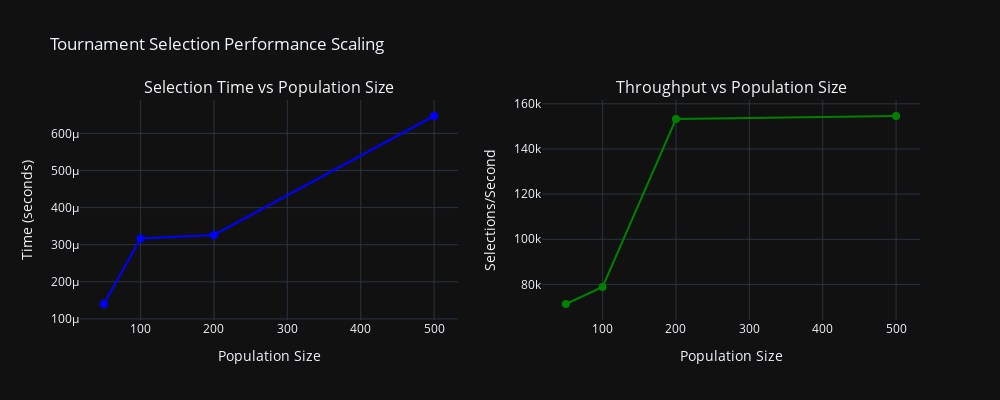

Write notebook code for a chart like this one.
### Markdown cell above
## 7. Performance Scaling

### Code cell
# Test performance with different population and parent sizes
print(f"⚡ Performance Scaling Analysis")
print(f"   Testing tournament selection performance with different sizes")

performance_tests = [
    (50, 10),
    (100, 25),
    (200, 50),
    (500, 100)
]

performance_results = []

for pop_size, num_parents in performance_tests:
    # Create test population
    test_pop = initialize_population(pop_size, layer_sizes, seed=1)
    test_fitness = np.random.random(pop_size).astype(np.float64)
    
    # Warm up JIT for this size
    _ = tournament_selection(test_pop[:5], test_fitness[:5], TOURNAMENT_SIZE, 2, seed=1)
    
    # Time the selection
    start_time = time.time()
    for _ in range(10):  # Multiple runs for better timing
        _ = tournament_selection(test_pop, test_fitness, TOURNAMENT_SIZE, num_parents, seed=1)
    avg_time = (time.time() - start_time) / 10
    
    selections_per_sec = num_parents / avg_time
    performance_results.append({
        'pop_size': pop_size,
        'num_parents': num_parents,
        'time': avg_time,
        'selections_per_sec': selections_per_sec
    })
    
    print(f"   Pop {pop_size}, Parents {num_parents}: {avg_time*1000:.2f}ms ({selections_per_sec:.0f} selections/s)")

# Visualize performance scaling
pop_sizes = [r['pop_size'] for r in performance_results]
times = [r['time'] for r in performance_results]
throughputs = [r['selections_per_sec'] for r in performance_results]

fig = make_subplots(
    rows=1, cols=2,
    subplot_titles=['Selection Time vs Population Size', 'Throughput vs Population Size']
)

fig.add_trace(
    go.Scatter(
        x=pop_sizes,
        y=times,
        mode='markers+lines',
        name='Selection Time',
        marker=dict(color='blue', size=8),
        line=dict(color='blue')
    ),
    row=1, col=1
)

fig.add_trace(
    go.Scatter(
        x=pop_sizes,
        y=throughputs,
        mode='markers+lines',
        name='Throughput',
        marker=dict(color='green', size=8),
        line=dict(color='green')
    ),
    row=1, col=2
)

fig.update_xaxes(title_text="Population Size", row=1, col=1)
fig.update_xaxes(title_text="Population Size", row=1, col=2)
fig.update_yaxes(title_text="Time (seconds)", row=1, col=1)
fig.update_yaxes(title_text="Selections/Second", row=1, col=2)

fig.update_layout(
    title="Tournament Selection Performance Scaling",
    height=400,
    width=1000,
    showlegend=False
)

fig.show()

print(f"\n📊 Performance Summary:")
print(f"   Tournament selection scales excellently with population size")
print(f"   Current configuration: {NUM_PARENTS/selection_time:.0f} selections/second")
print(f"   Ready for large-scale genetic algorithm operations")

### Figure 1 — Plotly figure (JSON) as saved in the notebook; plotly's stock layout.template omitted (floating-point values rounded to 4 significant figures)
{"data": [{"line": {"color": "blue"}, "marker": {"color": "blue", "size": 8}, "mode": "markers+lines", "name": "Selection Time", "x": [50, 100, 200, 500], "y": [0.0001402, 0.0003168, 0.0003262, 0.0006468], "type": "scatter", "xaxis": "x", "yaxis": "y"}, {"line": {"color": "green"}, "marker": {"color": "green", "size": 8}, "mode": "markers+lines", "name": "Throughput", "x": [50, 100, 200, 500], "y": [71330.0, 78910.0, 153300.0, 154600.0], "type": "scatter", "xaxis": "x2", "yaxis": "y2"}], "layout": {"xaxis": {"anchor": "y", "domain": [0.0, 0.45], "title": {"text": "Population Size"}}, "yaxis": {"anchor": "x", "domain": [0.0, 1.0], "title": {"text": "Time (seconds)"}}, "xaxis2": {"anchor": "y2", "domain": [0.55, 1.0], "title": {"text": "Population Size"}}, "yaxis2": {"anchor": "x2", "domain": [0.0, 1.0], "title": {"text": "Selections/Second"}}, "annotations": [{"font": {"size": 16}, "showarrow": false, "text": "Selection Time vs Population Size", "x": 0.225, "xanchor": "center", "xref": "paper", "y": 1.0, "yanchor": "bottom", "yref": "paper"}, {"font": {"size": 16}, "showarrow": false, "text": "Throughput vs Population Size", "x": 0.775, "xanchor": "center", "xref": "paper", "y": 1.0, "yanchor": "bottom", "yref": "paper"}], "title": {"text": "Tournament Selection Performance Scaling"}, "height": 400, "width": 1000, "showlegend": false}}
